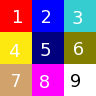

This is a level from a 2D game, rendered from its Tiled map with the project's own tilesets. A one-line summary and the complete map file follow:
An orthogonal 3x3 tile map with 32x32 px tiles, 1 tile layer (Tile Layer 1).

<map version="1.0" orientation="orthogonal" renderorder="right-down" width="3" height="3" tilewidth="32" tileheight="32" nextobjectid="1">
 <tileset firstgid="1" name="test_tiles" tilewidth="32" tileheight="32" tilecount="9">
  <image source="test_tiles.png" width="96" height="96" />
 </tileset>
 <layer name="Tile Layer 1" width="3" height="3">
  <data>
   <tile gid="1" />
   <tile gid="2" />
   <tile gid="3" />
   <tile gid="4" />
   <tile gid="5" />
   <tile gid="6" />
   <tile gid="7" />
   <tile gid="8" />
   <tile gid="9" />
  </data>
 </layer>
</map>
